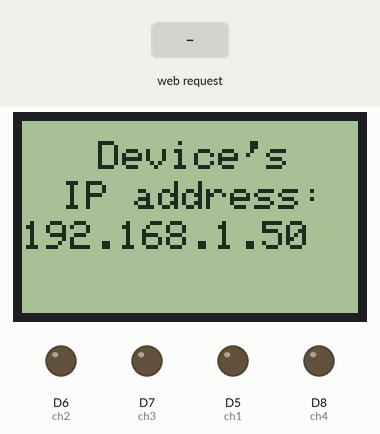
Bench run of a sketch on a simulated ESP8266 (NodeMCU). On the bench: 84×48 one-colour display, output pins drawn as LEDs (lit = HIGH). The test bench sets the inputs (shaded band). WiFi joins after 1.5 s; servers stay silent unless stated; what the sketch prints to the serial monitor is not drawn.

Above: at 2.7 s.
2.8 s: HTTP request GET /ch1=ON received
At 3.9 s:
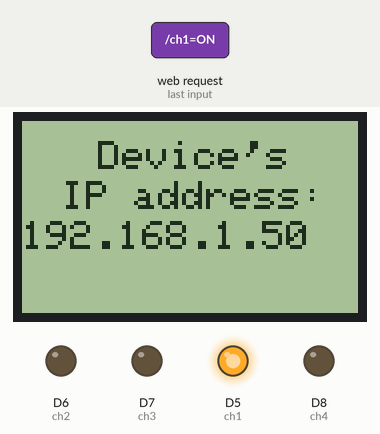
4.3 s: HTTP request GET /ch2=ON received
At 5.0 s:
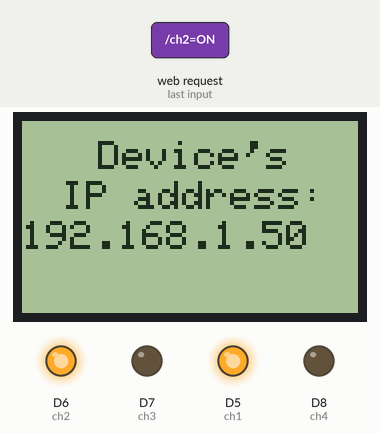
5.8 s: HTTP request GET /ch1=OFF received
At 6.1 s:
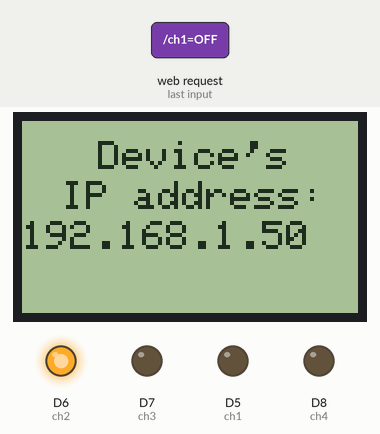
7.3 s: HTTP request GET /ch3=ON received
At 8.5 s:
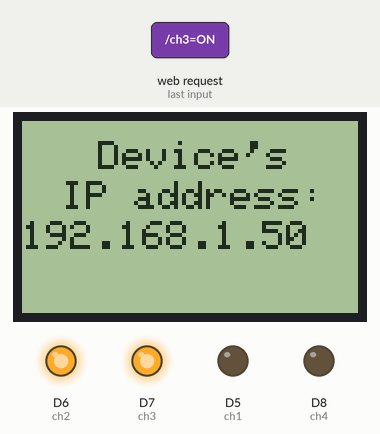
8.8 s: HTTP request GET /ch2=OFF received
At 9.7 s:
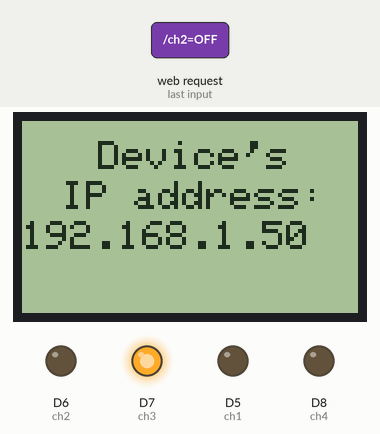
10.3 s: HTTP request GET /ch4=ON received
At 10.8 s:
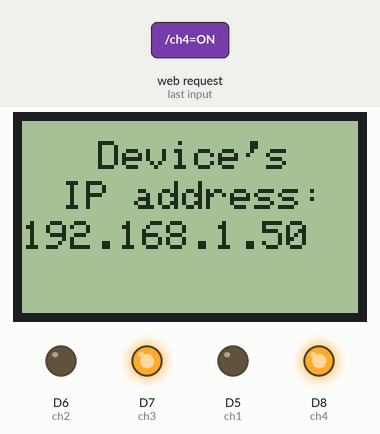
Timing chart, 0 to 12.8 s (numbered marks = the images above; inputs shaded):
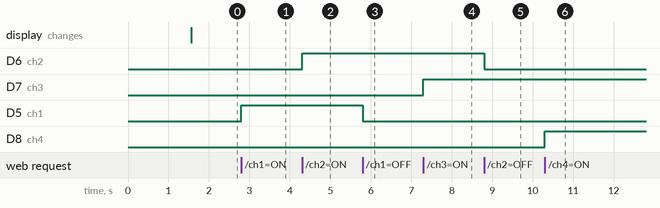

Measured:
- after the input at 2.8 s, D5 (ch1): LOW → HIGH at once
- after the input at 4.3 s, D6 (ch2): LOW → HIGH at once
- after the input at 5.8 s, D5 (ch1): HIGH → LOW at once
- after the input at 7.3 s, D7 (ch3): LOW → HIGH at once
- after the input at 8.8 s, D6 (ch2): HIGH → LOW at once
- after the input at 10.3 s, D8 (ch4): LOW → HIGH at once

The sketch:

ESP8266-based_Wi-Fi_switch_with_display_Slide_web_int.ino
```cpp
// ESP8266-based 4 channel Wi-Fi switch with display (Slide web interface)
// Developed by Maxim Bortnikov
// For more information and for the circuit of this device visit: https://github.com/Northstrix/ESP8266-based-4-channel-Wi-Fi-switch-with-display
// Button template was designed by Julia. You can find it here: https://codepen.io/sfoxy/pen/XpOoJe
#include <ESP8266WiFi.h>       // Include ESP8266WiFi library
#include <SPI.h>               // Include SPI library
#include <Adafruit_GFX.h>      // Include Adafruit graphics library
#include <Adafruit_PCD8544.h>  // Include Adafruit PCD8544 (Nokia 5110) library
Adafruit_PCD8544 display = Adafruit_PCD8544(D4, D3, D2, D1, D0);
const char* ssid     = "Blackberry";  // Your SSID (Network's name)
const char* password = "seasidehills99"; // Password from your network
int ch1 = 14; // pin D5
int ch2 = 12; // pin D6
int ch3 = 13; // pin D7
int ch4 = 15; // pin D8
WiFiServer server(80);
void setup(){
  display.begin();          // Initialise the display
  display.setContrast(60);  // Set the contrast
  display.setRotation(0);   // Set the orientation
  display.clearDisplay();   // Clear the screen (In case something was in it)
  display.setTextSize(1);   // Set the text size
  display.setTextColor(BLACK); // Set the text color
  display.setCursor(10,8);
  display.println("Connecting");
  display.setCursor(22,18);
  display.println("to the");
  display.setCursor(5,28);
  display.println("Access Point");
  display.display();       // Display the text
  pinMode(ch1, OUTPUT); // Setting all 4 pins as OUTPUTS
  digitalWrite(ch1, LOW); // Setting 0 to all 4 pins
  pinMode(ch2, OUTPUT);
  digitalWrite(ch2, LOW);
  pinMode(ch3, OUTPUT);
  digitalWrite(ch3, LOW);
  pinMode(ch4, OUTPUT);
  digitalWrite(ch4, LOW);
  Serial.begin(115200); // Baudrate
  Serial.print("Connecting to the Newtork"); // This all will be displayed in the Serial Monitor
  WiFi.begin(ssid, password);
  while (WiFi.status() != WL_CONNECTED)
  {
    delay(500);
    Serial.print(".");
  }
  Serial.println("WiFi connected");
  server.begin(); // Starting the server
  Serial.println("Server started");
  Serial.print("IP Address of network: ");
  Serial.println(WiFi.localIP()); // Display device's IP address in serial monitor
  Serial.println("/");
  display.clearDisplay();
  display.setTextSize(1);
  display.setTextColor(BLACK);
  display.setCursor(19,5);
  display.println("Device's");
  display.setCursor(10,15);
  display.println("IP address:");
  display.setCursor(0,25);
  display.println(WiFi.localIP()); // Display device's IP address on display
  display.display();
}


void loop(){

  WiFiClient client = server.available();
  if (!client)
  {
    return;
  }
  Serial.println("Waiting for new client");
  while(!client.available())
  {
    delay(1);
  }
  String request = client.readStringUntil('\r');
  Serial.println(request);
  client.flush();
  int c1 = LOW;
  int c2 = LOW;
  int c3 = LOW;
  int c4 = LOW;

    if(request.indexOf("/ch1=ON") != -1)

  {
    digitalWrite(ch1, HIGH); // Turn ch1 ON
    c1 = HIGH;
  }
  if(request.indexOf("/ch1=OFF") != -1)
  {
    digitalWrite(ch1, LOW); // Turn ch1 OFF
    c1 = LOW;
  }
    if(request.indexOf("/ch2=ON") != -1)

  {
    digitalWrite(ch2, HIGH); // Turn ch2 ON
    c2 = HIGH;
  }
  if(request.indexOf("/ch2=OFF") != -1)
  {
    digitalWrite(ch2, LOW); // Turn ch2 OFF
    c2 = LOW;
  }
      if(request.indexOf("/ch3=ON") != -1)

  {
    digitalWrite(ch3, HIGH); // Turn ch3 ON
    c3 = HIGH;
  }
  if(request.indexOf("/ch3=OFF") != -1)
  {
    digitalWrite(ch3, LOW); // Turn ch3 OFF
    c3 = LOW;
  }
      if(request.indexOf("/ch4=ON") != -1)

  {
    digitalWrite(ch4, HIGH); // Turn ch4 ON
    c4 = HIGH;
  }
  if(request.indexOf("/ch4=OFF") != -1)
  {
    digitalWrite(ch4, LOW); // Turn ch4 OFF
    c4 = LOW;
  }

  client.println("HTTP/1.1 200 OK");
  client.println("Content-Type: text/html"); // All below is a web page code written in HTML
  client.println("");
  client.println("</html><!DOCTYPE html>\n"
"<html>\n"
"  <head>\n"
"    <style>\n"
"body {\n"
"  background-color: #121414;\n"
"  background: radial-gradient(ellipse at bottom, #1b2735 0%, #090a0f 100%);\n"
"  height: 100vh;\n"
"  overflow: hidden;\n"
"  display: grid;\n"
"  margin-top: 20px;\n"
"}\n"
"\n"
"h4 {\n"
"  text-align: center;\n"
"  color: #DDD;\n"
"  letter-spacing: 0.05em;\n"
"  font-size: 1em;\n"
"  margin: 0 0 1em;\n"
"}\n"
"\n"
"h41 {\n"
"  text-align: center;\n"
"  color: #DDD;\n"
"  letter-spacing: 0.05em;\n"
"  font-size: 0.7em;\n"
"  margin: 0 0 1em;\n"
"}\n"
"\n"
".btn {\n"
"  border: none;\n"
"  display: block;\n"
"  text-align: center;\n"
"  cursor: pointer;\n"
"  outline: none;\n"
"  overflow: hidden;\n"
"  position: relative;\n"
"  color: #DDD;\n"
"  font-weight: 700;\n"
"  font-size: 15px;\n"
"  background-color: #222;\n"
"  padding: 17px 60px;\n"
"  margin-bottom: 30px;\n"
"  box-shadow: 0 5px 15px rgba(0,0,0,0.20);\n"
"}\n"
"\n"
".btn2 {\n"
"  border: none;\n"
"  display: block;\n"
"  text-align: center;\n"
"  cursor: pointer;\n"
"  text-transform: uppercase;\n"
"  outline: none;\n"
"  overflow: hidden;\n"
"  position: relative;\n"
"  color: #fff;\n"
"  font-weight: 700;\n"
"  font-size: 15px;\n"
"  background-color: #222;\n"
"  padding: 17px 60px;\n"
"  margin-bottom: 30px;\n"
"  box-shadow: 0 5px 15px rgba(0,0,0,0.20);\n"
"}\n"
"\n"
".btn span {\n"
"  position: relative; \n"
"  z-index: 1;\n"
"}\n"
"\n"
".btn2 span {\n"
"  position: relative; \n"
"  z-index: 1;\n"
"}\n"
"\n"
".btn:after {\n"
"  content: \"\";\n"
"  position: absolute;\n"
"  left: 0;\n"
"  top: 0;\n"
"  height: 490%;\n"
"  width: 140%;\n"
"  background: #298149;\n"
"  -webkit-transition: all .5s ease-in-out;\n"
"  transition: all .5s ease-in-out;\n"
"  -webkit-transform: translateX(-98%) translateY(-25%) rotate(45deg);\n"
"  transform: translateX(-98%) translateY(-25%) rotate(45deg);\n"
"}\n"
"\n"
".btn2:after {\n"
"  content: \"\";\n"
"  position: absolute;\n"
"  left: 0;\n"
"  top: 0;\n"
"  height: 490%;\n"
"  width: 140%;\n"
"  background: #81293E;\n"
"  -webkit-transition: all .5s ease-in-out;\n"
"  transition: all .5s ease-in-out;\n"
"  -webkit-transform: translateX(-98%) translateY(-25%) rotate(45deg);\n"
"  transform: translateX(-98%) translateY(-25%) rotate(45deg);\n"
"}\n"
"\n"
".btn:hover:after {\n"
"  -webkit-transform: translateX(-9%) translateY(-25%) rotate(45deg);\n"
"  transform: translateX(-9%) translateY(-25%) rotate(45deg);\n"
"}\n"
"\n"
".btn2:hover:after {\n"
"  -webkit-transform: translateX(-9%) translateY(-25%) rotate(45deg);\n"
"  transform: translateX(-9%) translateY(-25%) rotate(45deg);\n"
"}\n"
"    </style>\n"
"    <meta charset=\"utf-8\">\n"
"    <meta name=\"viewport\" content=\"width=device-width\">\n"
"    <title>ESP8266-based 4 channel Wi-Fi switch</title>\n"
"      </head>\n"
"  <body>    \n"
"    <table style=\"margin-left:auto;margin-right:auto;text-align:center;max-width: 320px\";>\n"
"  <tr>\n"
"    <th colspan=\"2\"><h4>ESP8266-based 4 channel Wi-Fi switch</h4></th>\n"
"  </tr>\n"
"  <tr>\n"
"    <td colspan=\"2\"><h4>Developed by Maxim Bortnikov</h4></td>\n"
"  </tr>\n"
"   <tr>\n"
"    <td colspan=\"2\"><h4>Channel 1</h4></td>\n"
"  </tr>\n"
"     <tr>\n"
"    <td><a href=\"/ch1=ON\"\" button class=\"btn\"><span>ON</span></button></td>\n"
"    <td><a href=\"/ch1=OFF\"\" button class=\"btn2\"><span>OFF</span></button></td>\n"
"  </tr>\n"
"     <tr>\n"
"    <td colspan=\"2\"><h4>Channel 2</h4></td>\n"
"  </tr>\n"
"     <tr>\n"
"    <td><a href=\"/ch2=ON\"\" button class=\"btn\"><span>ON</span></button></td>\n"
"    <td><a href=\"/ch2=OFF\"\" button class=\"btn2\"><span>OFF</span></button></td>\n"
"  </tr>\n"
"      <td colspan=\"2\"><h4>Channel 3</h4></td>\n"
"  </tr>\n"
"     <tr>\n"
"    <td><a href=\"/ch3=ON\"\" button class=\"btn\"><span>ON</span></button></td>\n"
"    <td><a href=\"/ch3=OFF\"\" button class=\"btn2\"><span>OFF</span></button></td>\n"
"  </tr>\n"
"     <tr>\n"
"    <td colspan=\"2\"><h4>Channel 4</h4></td>\n"
"  </tr>\n"
"     <tr>\n"
"    <td><a href=\"/ch4=ON\"\" button class=\"btn\"><span>ON</span></button></td>\n"
"    <td><a href=\"/ch4=OFF\"\" button class=\"btn2\"><span>OFF</span></button></td>\n"
"      <tr>\n"
"    <td colspan=\"2\"><h41>For more information visit: https://github.com/Northstrix/ESP8266-based-4-channel-Wi-Fi-switch-with-display</h41></td>\n"
"  </tr>\n"
"  </tr>\n"
"</table>\n"
"  </body>\n"
"</html>");
  delay(1);
  Serial.println("Client disonnected");
  Serial.println("");

}
```
